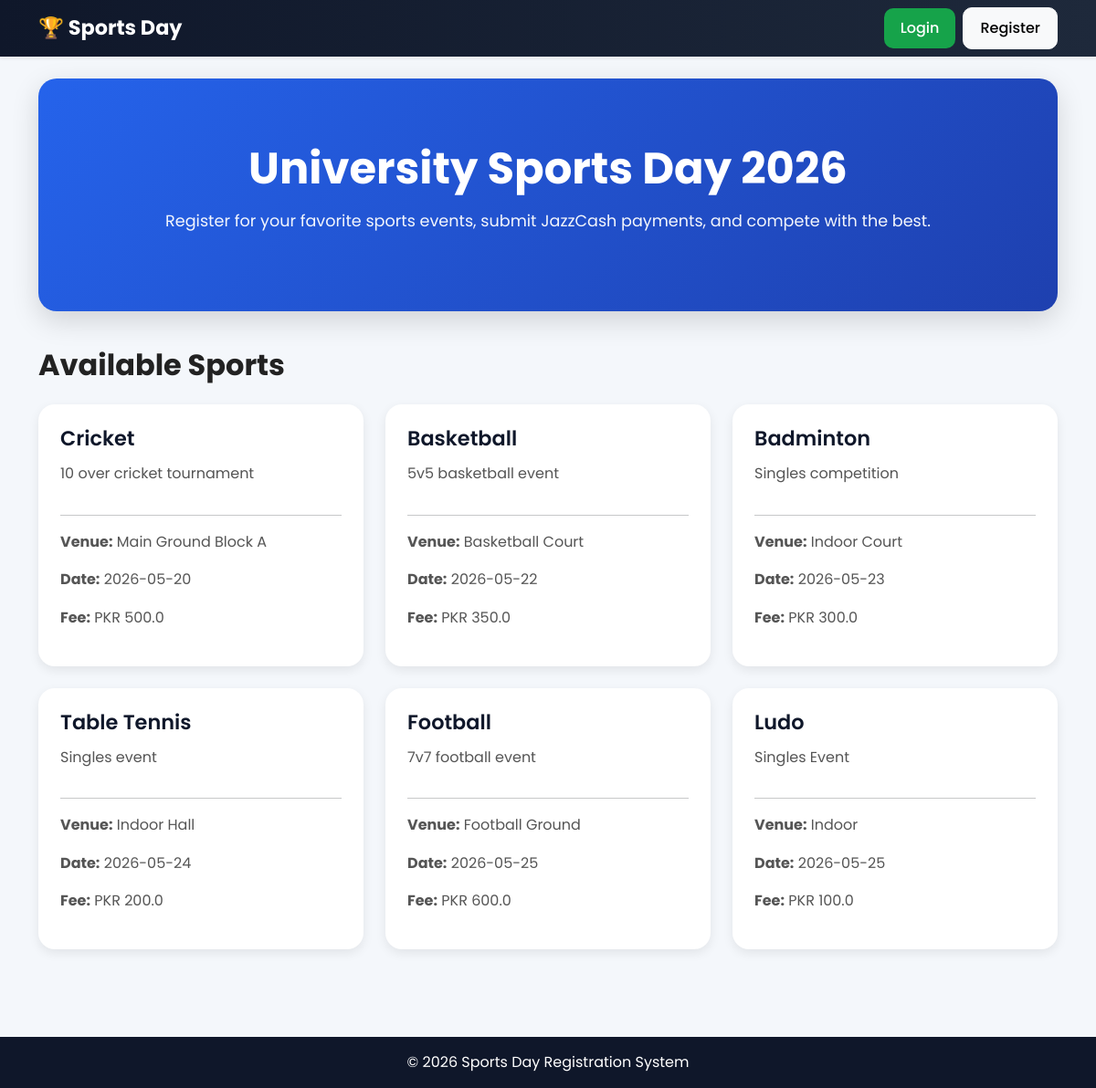
The page / on the database its author committed.
### tables this page shows
CREATE TABLE sports (
        id INTEGER PRIMARY KEY AUTOINCREMENT,
        name TEXT NOT NULL UNIQUE,
        description TEXT,
        rules TEXT,
        fee REAL NOT NULL DEFAULT 0,
        max_players INTEGER DEFAULT 20,
        venue TEXT,
        event_date TEXT,
        is_active INTEGER DEFAULT 1,
        created_at TEXT NOT NULL
    );

### app.py (the view)
@app.route('/')
def index():
    db = get_db()
    sports = db.execute('''
    SELECT * FROM sports
    WHERE is_active = 1
    ''').fetchall()
    return render_template('index.html', sports=sports)

### database.py (called while the page is built)
def get_db():
    if 'db' not in g:
        g.db = sqlite3.connect(DATABASE)
        g.db.row_factory = sqlite3.Row
    return g.db

### templates/index.html (shortened to what this page needs)
{% extends 'base.html' %}
{% block content %}
<div class="hero-section text-center">
    <h1>
        University Sports Day 2026
    </h1>
    <p>
        Register for your favorite sports events,
        submit JazzCash payments, and compete with the best.
    </p>
</div>
<h2 class="mb-4 fw-bold">
    Available Sports
</h2>
<div class="row">
{% for sport in sports %}
<div class="col-lg-4 col-md-6 mb-4">
    <div class="card sport-card p-4">
        <h3>{{ sport.name }}</h3>
        <p>{{ sport.description }}</p>
        <hr>
        <p>
            <strong>Venue:</strong>
            {{ sport.venue }}
        </p>
        <p>
            <strong>Date:</strong>
            {{ sport.event_date }}
        </p>
        <p>
            <strong>Fee:</strong>
            PKR {{ sport.fee }}
        </p>
    </div>
</div>
{% endfor %}
</div>
{% endblock %}

### templates/base.html (shortened to what this page needs)
<!DOCTYPE html>
<html lang="en">
<head>
    <link href="https://cdn.jsdelivr.net/npm/bootstrap@5.3.3/dist/css/bootstrap.min.css" rel="stylesheet">
    <link rel="stylesheet"
          href="{{ url_for('static', filename='css/style.css') }}">
</head>
<body>
<nav class="navbar navbar-expand-lg navbar-dark custom-navbar shadow-sm">
    <div class="container">
        <a class="navbar-brand fw-bold" href="/">
            🏆 Sports Day
        </a>
        <div class="collapse navbar-collapse" id="navbarNav">
            <ul class="navbar-nav ms-auto align-items-center">
                {% if session.get('user_id') %}
                    <li class="nav-item me-3 text-white">
                        Welcome, <strong>{{ session['user_name'] }}</strong>
                    </li>
                    {% if session['user_role'] == 'admin' %}
                        <li class="nav-item me-2">
                            <a class="btn btn-warning"
                               href="/admin/dashboard">
                                Admin Panel
                            </a>
                        </li>
                    {% else %}
                        <li class="nav-item me-2">
                            <a class="btn btn-primary"
                               href="/dashboard">
                                Dashboard
                            </a>
                        </li>
                    {% endif %}
                    <li class="nav-item">
                        <a class="btn btn-danger"
                           href="/logout">
                            Logout
                        </a>
                    </li>
                {% else %}
                    <li class="nav-item me-2">
                        <a class="btn btn-success"
                           href="/login">
                            Login
                        </a>
                    </li>
                    <li class="nav-item">
                        <a class="btn btn-light"
                           href="/register">
                            Register
                        </a>
                    </li>
                {% endif %}
            </ul>
        </div>
    </div>
</nav>
<div class="container py-4">
    {% block content %}{% endblock %}
</div>
<footer class="footer-section mt-5">
    <div class="container text-center py-3">
        <p class="mb-0">
            © 2026 Sports Day Registration System
        </p>
    </div>
</footer>
</body>
</html>

### static/css/style.css (style rules this page uses)
* { margin: 0; padding: 0; box-sizing: border-box; }
body { font-family: 'Poppins', sans-serif; background: #f4f7fb; color: #222; min-height: 100vh; }
.custom-navbar { background: linear-gradient(90deg, #0f172a, #1e293b); }
.navbar-brand { font-size: 1.4rem; }
.hero-section { background: linear-gradient(135deg, #2563eb, #1e40af); color: white; border-radius: 20px; padding: 70px 40px; margin-bottom: 40px; box-shadow: 0 10px 30px rgba(0,0,0,0.15); }
.hero-section h1 { font-size: 3rem; font-weight: 700; }
.hero-section p { margin-top: 15px; font-size: 1.1rem; opacity: 0.95; }
.card { border: none; border-radius: 18px; overflow: hidden; transition: all 0.3s ease; box-shadow: 0 4px 12px rgba(0,0,0,0.08); background: white; }
.card h3 { font-size: 1.4rem; font-weight: 600; margin-bottom: 12px; color: #0f172a; }
.card p { color: #555; line-height: 1.6; }
.btn { border-radius: 10px; padding: 10px 18px; font-weight: 500; }
.btn-success { background: #16a34a; border: none; }
.footer-section { background: #0f172a; color: white; }

### rows shown on the page
sports: name "Cricket", description "10 over cricket tournament", venue "Main Ground Block A", event_date "2026-05-20", fee "500.0"
sports: name "Basketball", description "5v5 basketball event", venue "Basketball Court", event_date "2026-05-22", fee "350.0"
sports: name "Badminton", description "Singles competition", venue "Indoor Court", event_date "2026-05-23", fee "300.0"
sports: name "Table Tennis", description "Singles event", venue "Indoor Hall", event_date "2026-05-24", fee "200.0"
sports: name "Football", description "7v7 football event", venue "Football Ground", event_date "2026-05-25", fee "600.0"
sports: name "Ludo", description "Singles Event", venue "Indoor", event_date "2026-05-25", fee "100.0"
